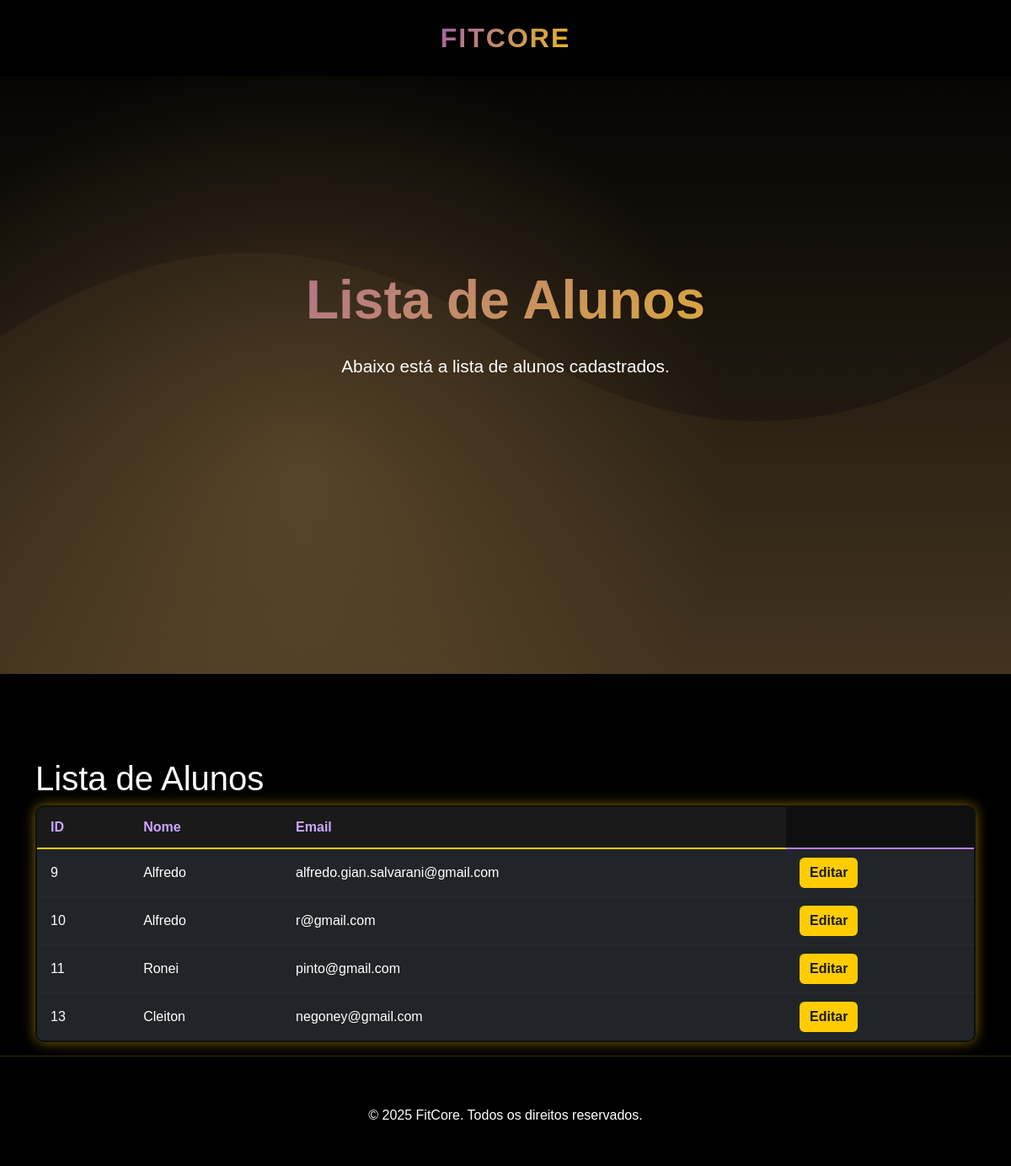
The app's page /lista_alunos/ (signed in), older data.
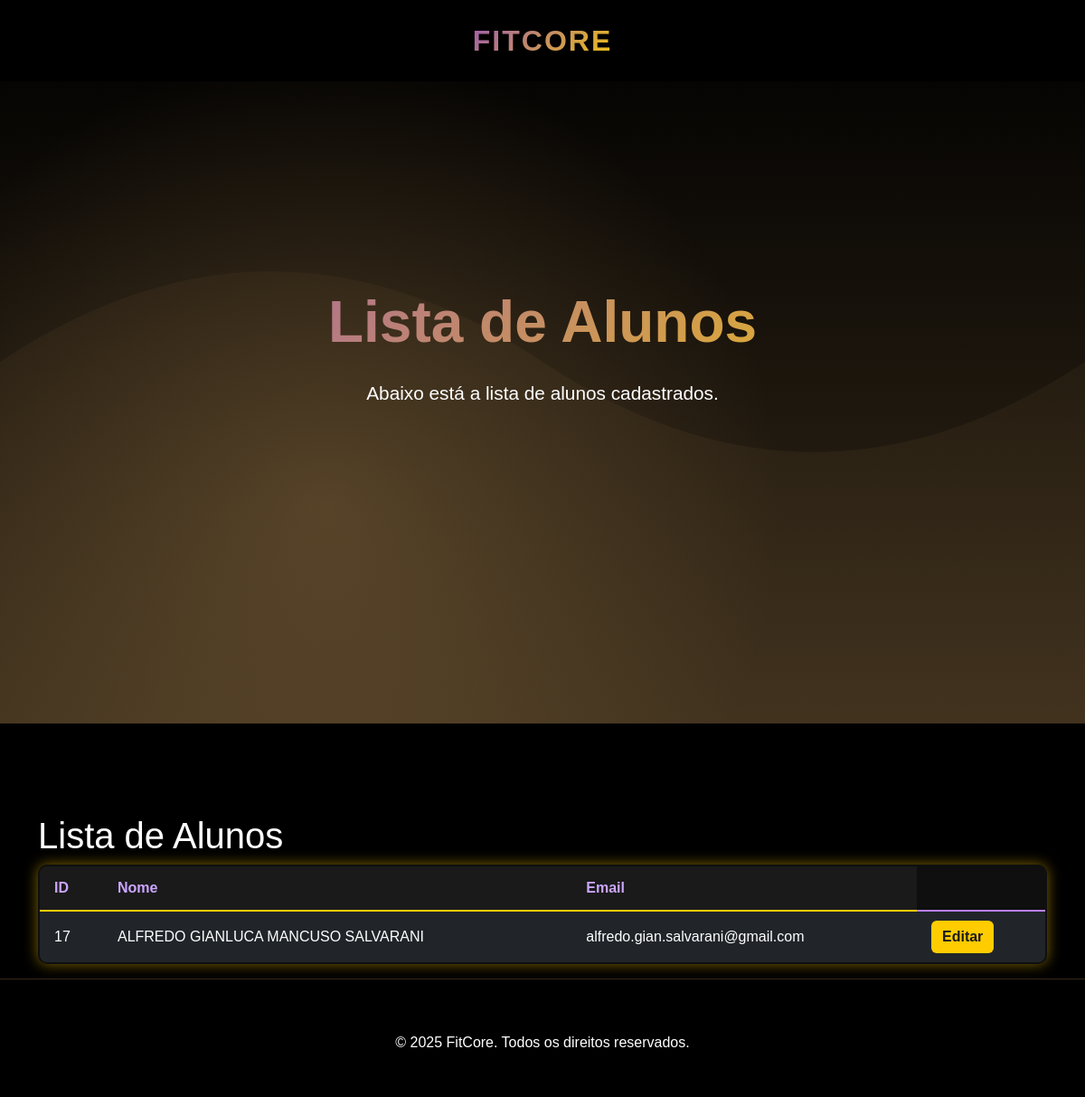
The same page, newer data.
### cadastro/models.py (models this page shows, shortened)
class Usuario(models.Model):
    GENERO_CHOICES = [
        ('M', 'Masculino'),
        ('F', 'Feminino'),
        ('O', 'Outro'),
        ('N', 'Prefiro não dizer'),
    ]
    nome_completo = models.CharField(max_length=100)
    senha = models.CharField(max_length=100)
    email = models.EmailField(max_length=100, unique=True)
    telefone = models.CharField(max_length=20)
    data_nascimento = models.DateField()
    genero = models.CharField(max_length=1, choices=GENERO_CHOICES)
    observacoes = models.TextField(blank=True)

### TelaProf/views.py (the view)
# urls.py: path('lista_alunos/', views.lista_alunos, name='lista_alunos'),
@login_required
def lista_alunos(request):
    alunos = Usuario.objects.all()
    return render(request, 'lista_alunos.html', {'alunos': alunos})

### TelaProf/templates/lista_alunos.html (shortened to what this page needs)
{% load static %}
<!DOCTYPE html>
<html lang="en">
<head>
    <link href="{% static 'css/bootstrap.min.css' %}" rel="stylesheet">
    <link href="{% static 'css/estilo.css' %}" rel="stylesheet">
</head>
<body>
    <nav class="navbar navbar-expand-lg navbar-dark fixed-top">
        <div class="container d-flex justify-content-center">
            <a class="navbar-brand mx-auto" href="{% url 'membros' %}">FitCore</a>
        </div>
    </nav>
    <section class="hero">
        <div class="container hero-content text-center">
            <h1>Lista de Alunos</h1>
            <p>Abaixo está a lista de alunos cadastrados.</p>
        </div>
    </section>
    <div class="container list-container" style="margin-top: 100px;">
        <h1>Lista de Alunos</h1>
        <table class="table custom-table">
            <thead class="table-dark">
                <tr class="table-dark">
                    <th>ID</th>
                    <th>Nome</th>
                    <th>Email</th>
                </tr>
            </thead>
            <tbody class="table-group-divider">
            {% for aluno in alunos %}
                <tr class="table-dark">
                    <td class="align-middle">{{ aluno.id }}</td>
                    <td class="align-middle">{{ aluno.nome_completo }}</td>
                    <td class="align-middle">{{ aluno.email }}</td>
                    <td class="align-middle">
                        <a href="{% url 'TelaProf:editar_aluno' aluno.id %}" class="btn btn-primary">Editar</a>
                    </td>
                </tr>
            {% endfor %}
            </tbody>
        </table>
    </div>
    <footer class="footer text-center">
        <p style="margin-top: 10px;">&copy; 2025 FitCore. Todos os direitos reservados.</p>
</body>
</html>

### static/css/estilo.css (style rules this page uses)
:root { --primary-yellow: #b08852; --dark-yellow: #8e6f3f; --light-yellow: rgba(176, 136, 82, 0.1); --gradient-purple-yellow: linear-gradient(135deg, #9b59b6, #f1c40f); }
* { margin: 0; padding: 0; box-sizing: border-box; }
body { font-family: 'Arial', sans-serif; background-color: #000; color: #fff; overflow-x: hidden; }
.navbar { background: rgba(0, 0, 0, 0.95) !important; backdrop-filter: blur(10px); transition: all 0.3s ease; padding: 1rem 0; }
.navbar-brand { font-size: 2rem; font-weight: bold; background: var(--gradient-purple-yellow); background-clip: text; -webkit-background-clip: text; -webkit-text-fill-color: transparent; text-transform: uppercase; letter-spacing: 2px; }
.hero { height: 100vh; background-size: cover; background-position: center; display: flex; align-items: center; position: relative; }
.hero::before { content: ''; position: absolute; top: 0; left: 0; right: 0; bottom: 0; background: radial-gradient(circle at 30% 70%, rgba(176, 136, 82, 0.3) 0%, transparent 50%); pointer-events: none; }
.hero-content { position: relative; z-index: 2; }
.hero h1 { font-size: 4rem; font-weight: bold; margin-bottom: 1.5rem; background: var(--gradient-purple-yellow); -webkit-background-clip: text; -webkit-text-fill-color: transparent; background-clip: text; animation: fadeInUp 1s ease; }
.hero p { font-size: 1.3rem; margin-bottom: 2rem; opacity: 0.9; animation: fadeInUp 1s ease 0.3s both; }
.footer { background: #000; padding: 3rem 0 2rem; border-top: 1px solid rgba(176, 136, 82, 0.3); }
table.custom-table { background-color: #0f0f0f; color: #b980ff; border: 2px solid #ffcc00; border-radius: 10px; box-shadow: 0 0 15px rgba(255, 204, 0, 0.5); overflow: hidden; }
table.custom-table thead th { background-color: #1a1a1a; color: #cba6ff; font-weight: 600; border-bottom: 2px solid #ffcc00; text-align: left; padding: 12px 16px; }
table.custom-table td { padding: 10px 16px; vertical-align: middle; border-bottom: 1px solid #2a2a2a; }
table.custom-table a.btn { background-color: #ffcc00; border: none; color: #1a1a1a; font-weight: 600; transition: all 0.2s ease-in-out; }

Row changes from the older to the newer data that the page shows:
removed Usuario: id "9", nome_completo "Alfredo", email "alfredo.gian.salvarani@gmail.com"
removed Usuario: id "10", nome_completo "Alfredo", email "r@gmail.com"
removed Usuario: id "11", nome_completo "Ronei", email "pinto@gmail.com"
removed Usuario: id "13", nome_completo "Cleiton", email "negoney@gmail.com"
added Usuario: id "17", nome_completo "ALFREDO GIANLUCA MANCUSO SALVARANI", email "alfredo.gian.salvarani@gmail.com"
